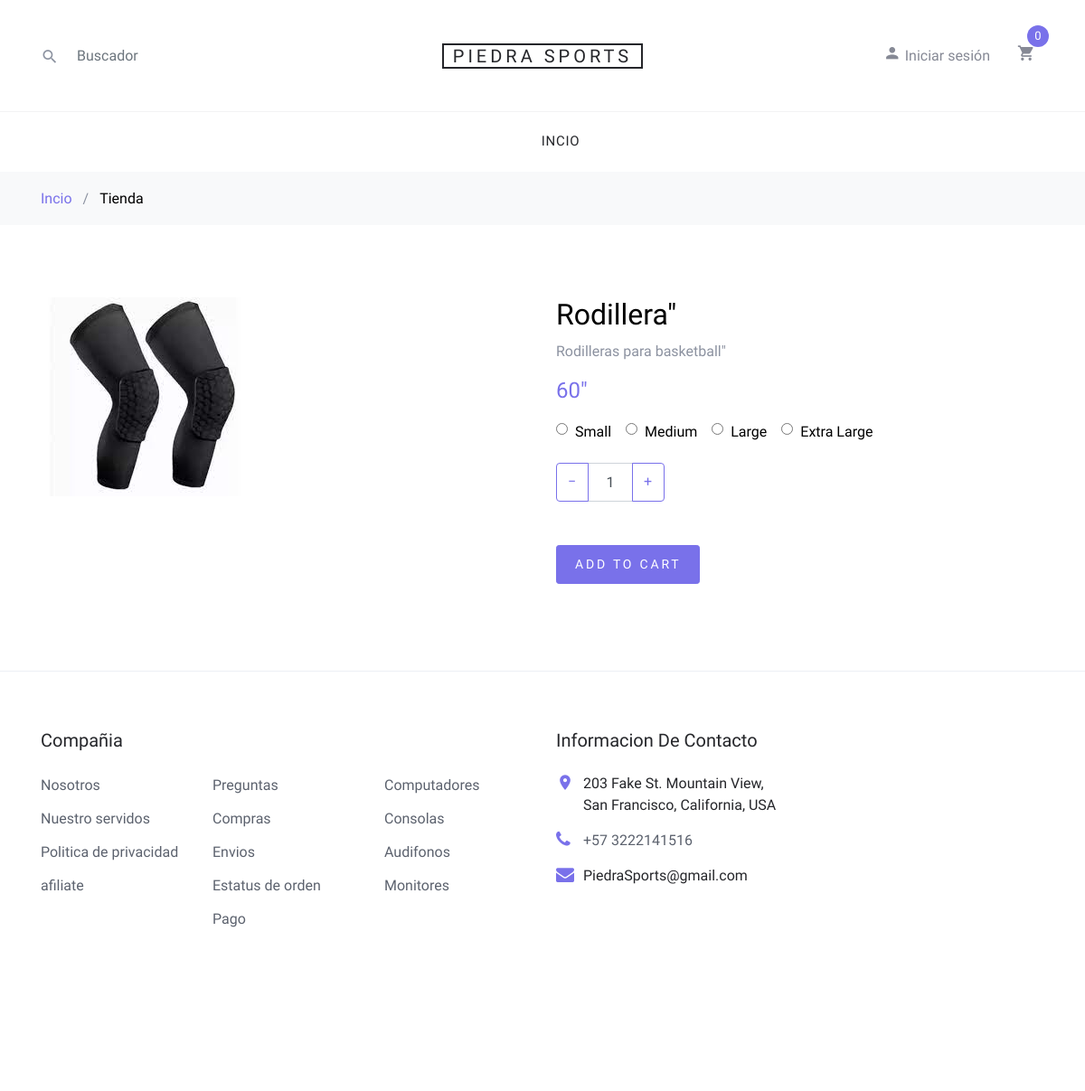
/shop-single.php?id=45, run on the app's committed database.
### tables this page shows
CREATE TABLE `productos` (
  `id` int(11) NOT NULL,
  `nombre` varchar(300) NOT NULL,
  `descripcion` text NOT NULL,
  `precio` double NOT NULL,
  `imagen` varchar(200) NOT NULL,
  `inventario` int(11) NOT NULL,
  `color` varchar(100) NOT NULL
);

### shop-single.php (the view, shortened to what this page needs)
<?php
  include("./php/conexion.php");
  if(isset($_GET['id'])){
    $resultado = $conexion ->query("select * from productos where id=".$_GET['id'])or die ($conexion->error);
    if(mysqli_num_rows($resultado) > 0){
      $fila = mysqli_fetch_row($resultado);
    }else{
      header("Location: ./index.php");
    }
  }else{
    header("Location: ./index.php");
  }
?>
<!DOCTYPE html>
<html lang="en">
  <head>
    <link rel="stylesheet" href="fonts/icomoon/style.css">
    <link rel="stylesheet" href="css/bootstrap.min.css">
    <link rel="stylesheet" href="css/magnific-popup.css">
    <link rel="stylesheet" href="css/jquery-ui.css">
    <link rel="stylesheet" href="css/owl.carousel.min.css">
    <link rel="stylesheet" href="css/owl.theme.default.min.css">
    <link rel="stylesheet" href="css/aos.css">
    <link rel="stylesheet" href="css/style.css">
  </head>
  <body>
  <div class="site-wrap">
    <?php include("./layouts/header.php"); ?>
    <div class="site-section">
      <div class="container">
        <div class="row">
          <div class="col-md-6">
            <img src="images/<?php echo $fila[4];?>" alt="<?php echo $fila[1];?>" class="img-fluid">
          </div>
          <div class="col-md-6">
            <h2 class="text-black"><?php echo $fila[1];?>"</h2>
            <p><?php echo $fila[2];?>"</p>
            <p><strong class="text-primary h4"><?php echo $fila[3];?>"</strong></p>
            <div class="mb-1 d-flex">
              <label for="option-sm" class="d-flex mr-3 mb-3">
                <span class="d-inline-block mr-2" style="top:-2px; position: relative;"><input type="radio" id="option-sm" name="shop-sizes"></span> <span class="d-inline-block text-black">Small</span>
              </label>
              <label for="option-md" class="d-flex mr-3 mb-3">
                <span class="d-inline-block mr-2" style="top:-2px; position: relative;"><input type="radio" id="option-md" name="shop-sizes"></span> <span class="d-inline-block text-black">Medium</span>
              </label>
              <label for="option-lg" class="d-flex mr-3 mb-3">
                <span class="d-inline-block mr-2" style="top:-2px; position: relative;"><input type="radio" id="option-lg" name="shop-sizes"></span> <span class="d-inline-block text-black">Large</span>
              </label>
              <label for="option-xl" class="d-flex mr-3 mb-3">
                <span class="d-inline-block mr-2" style="top:-2px; position: relative;"><input type="radio" id="option-xl" name="shop-sizes"></span> <span class="d-inline-block text-black"> Extra Large</span>
              </label>
            </div>
            <div class="mb-5">
              <div class="input-group mb-3" style="max-width: 120px;">
              <div class="input-group-prepend">
                <button class="btn btn-outline-primary js-btn-minus" type="button">&minus;</button>
              </div>
              <input type="text" class="form-control text-center" value="1" placeholder="" aria-label="Example text with button addon" aria-describedby="button-addon1">
              <div class="input-group-append">
                <button class="btn btn-outline-primary js-btn-plus" type="button">&plus;</button>
              </div>
            </div>
            </div>
            <p><a href="cart.php?id=<?php echo $fila[0];?>" class="buy-now btn btn-sm btn-primary">Add To Cart</a></p>
          </div>
        </div>
      </div>
    </div>
    <?php include("./layouts/footer.php"); ?>
  </div>
  </body>
</html>

### css/style.css (style rules this page uses)
body { line-height: 1.7; color: #8c92a0; font-weight: 300; font-size: 16px; }
a { -webkit-transition: .3s all ease; -o-transition: .3s all ease; transition: .3s all ease; }
.text-black { color: #000; }
.site-wrap:before { -webkit-transition: .3s all ease-in-out; -o-transition: .3s all ease-in-out; transition: .3s all ease-in-out; background: rgba(0, 0, 0, 0.6); content: ""; position: absolute; z-index: 2000; top: 0; left: 0; right: 0; bottom: 0; opacity: 0; visibility: hidden; }
.btn { text-transform: uppercase; position: relative; -webkit-transition: 0.2s all ease-in-out !important; -o-transition: 0.2s all ease-in-out !important; transition: 0.2s all ease-in-out !important; top: 0; letter-spacing: .05em; }
.btn.btn-sm { font-size: 14px !important; padding: 10px 20px !important; }
.btn.btn-primary { font-size: 17px; font-weight: 300; letter-spacing: .2em; }
.form-control { height: 43px; }
.site-section { padding: 2.5em 0; }
@media (min-width: 768px) { .site-section { padding: 5em 0; } }

### data on the page
productos: imagen (picture), nombre "Rodillera", descripcion "Rodilleras para basketball", precio "60"
